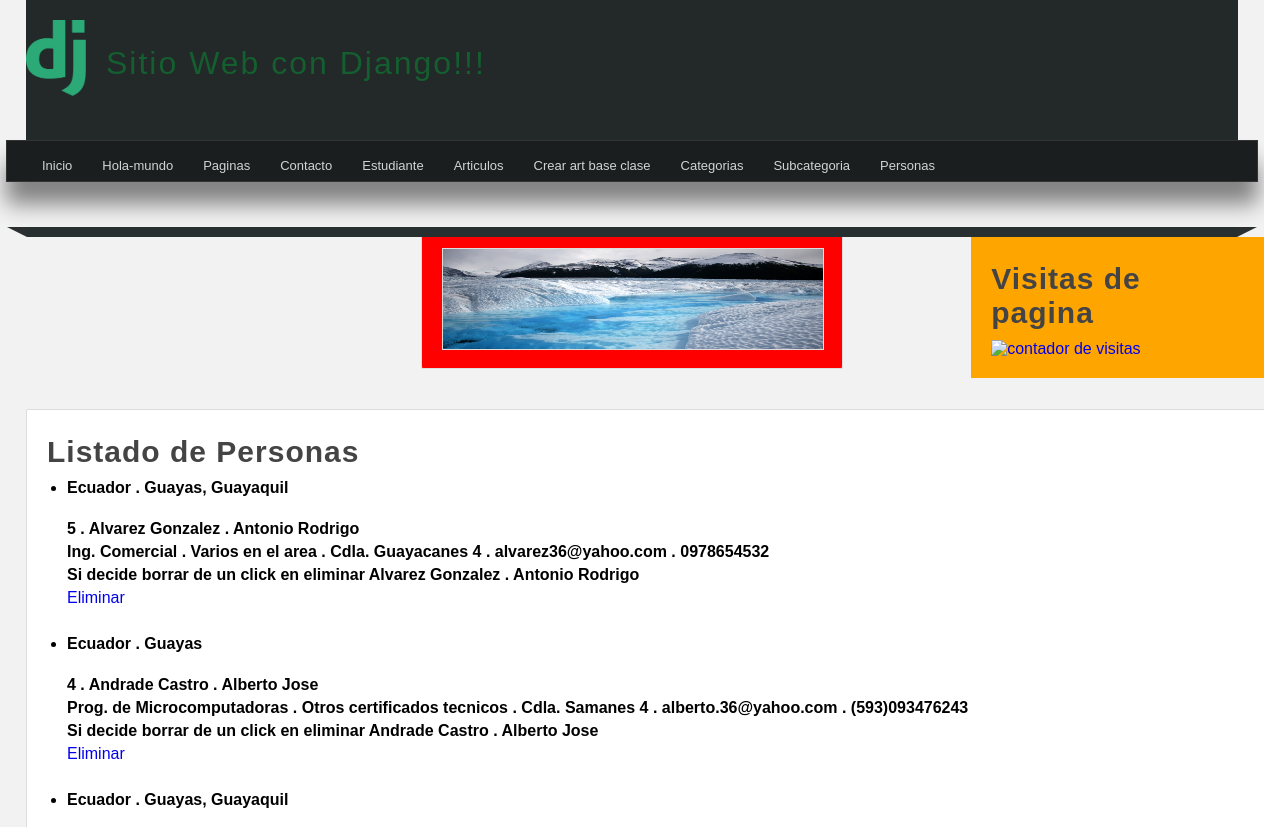
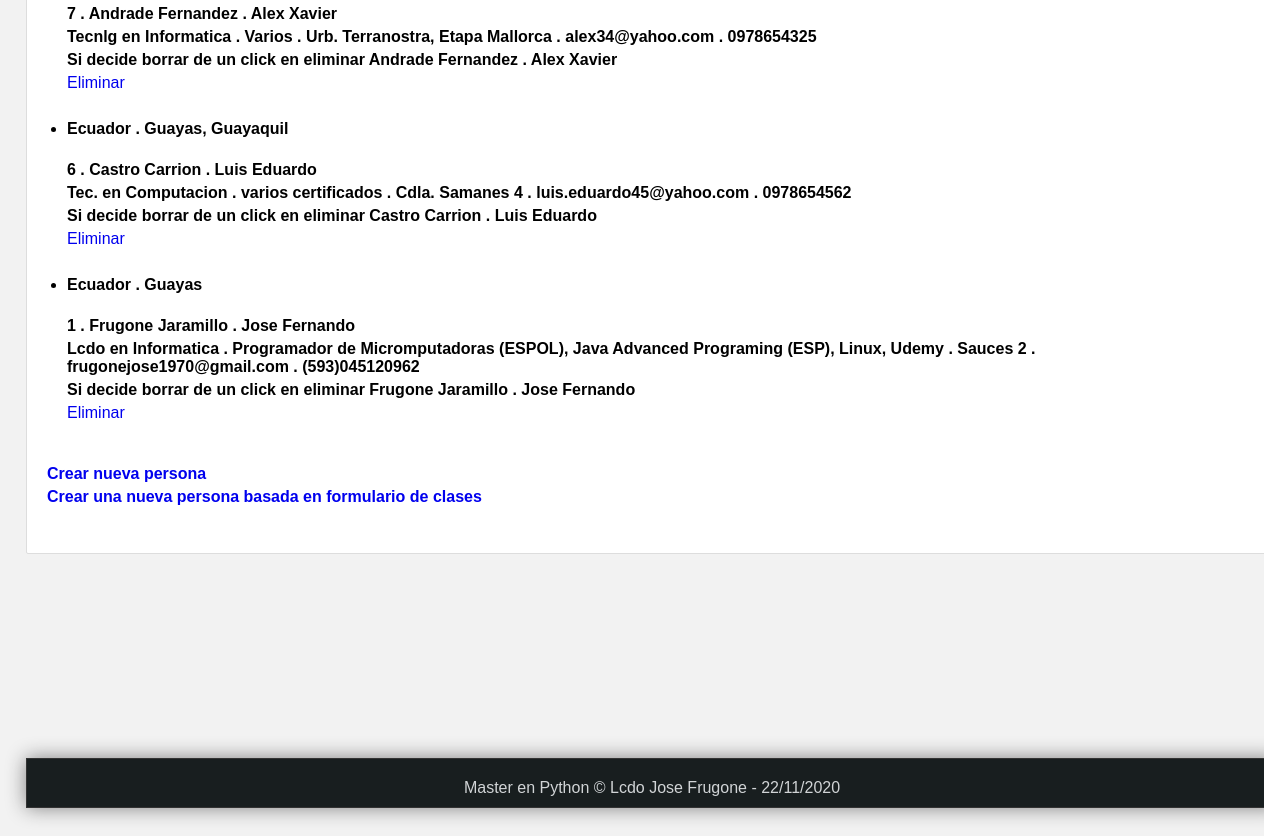
Before: /personas-gen/ with the older database file (2 pictures, top to bottom).
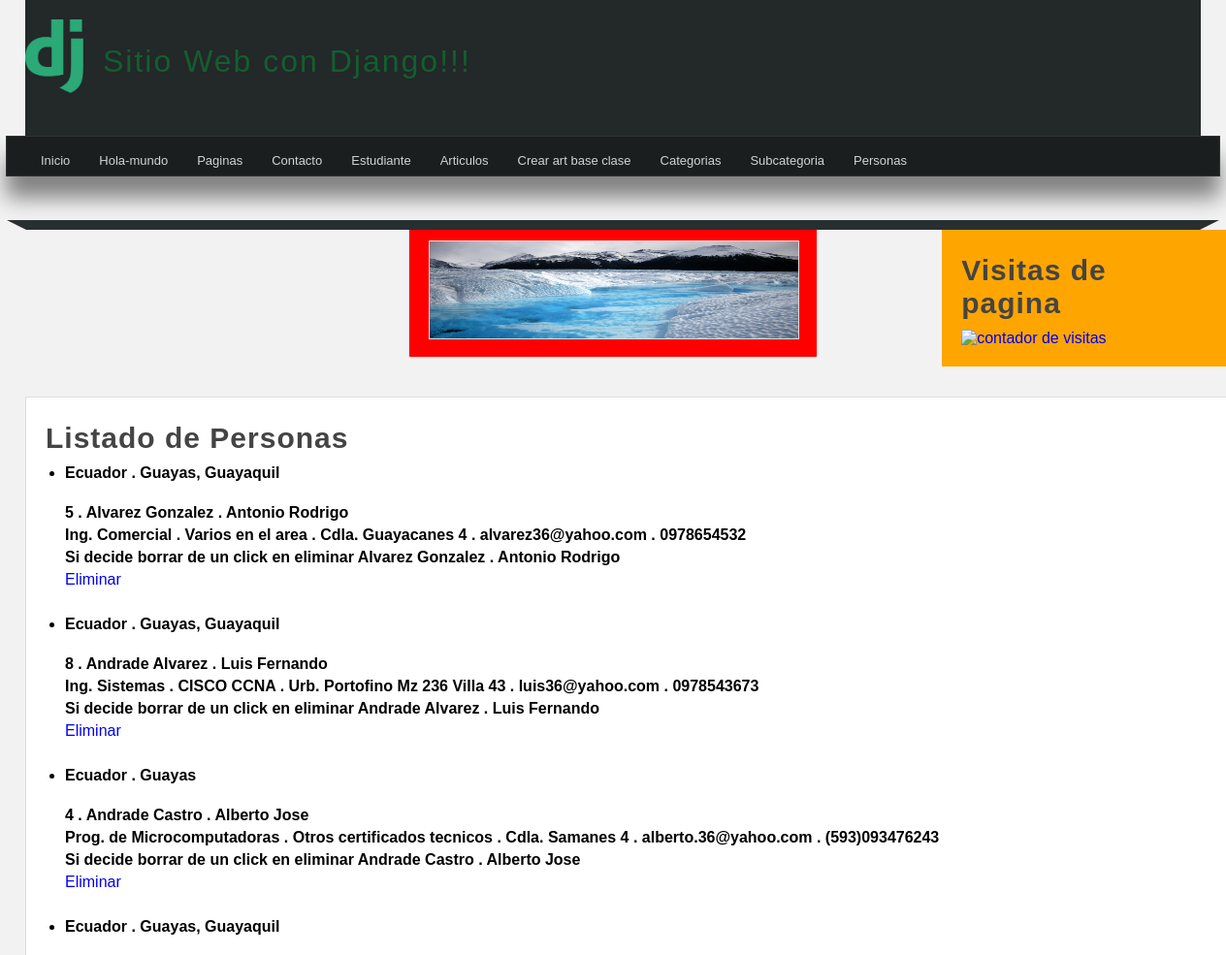
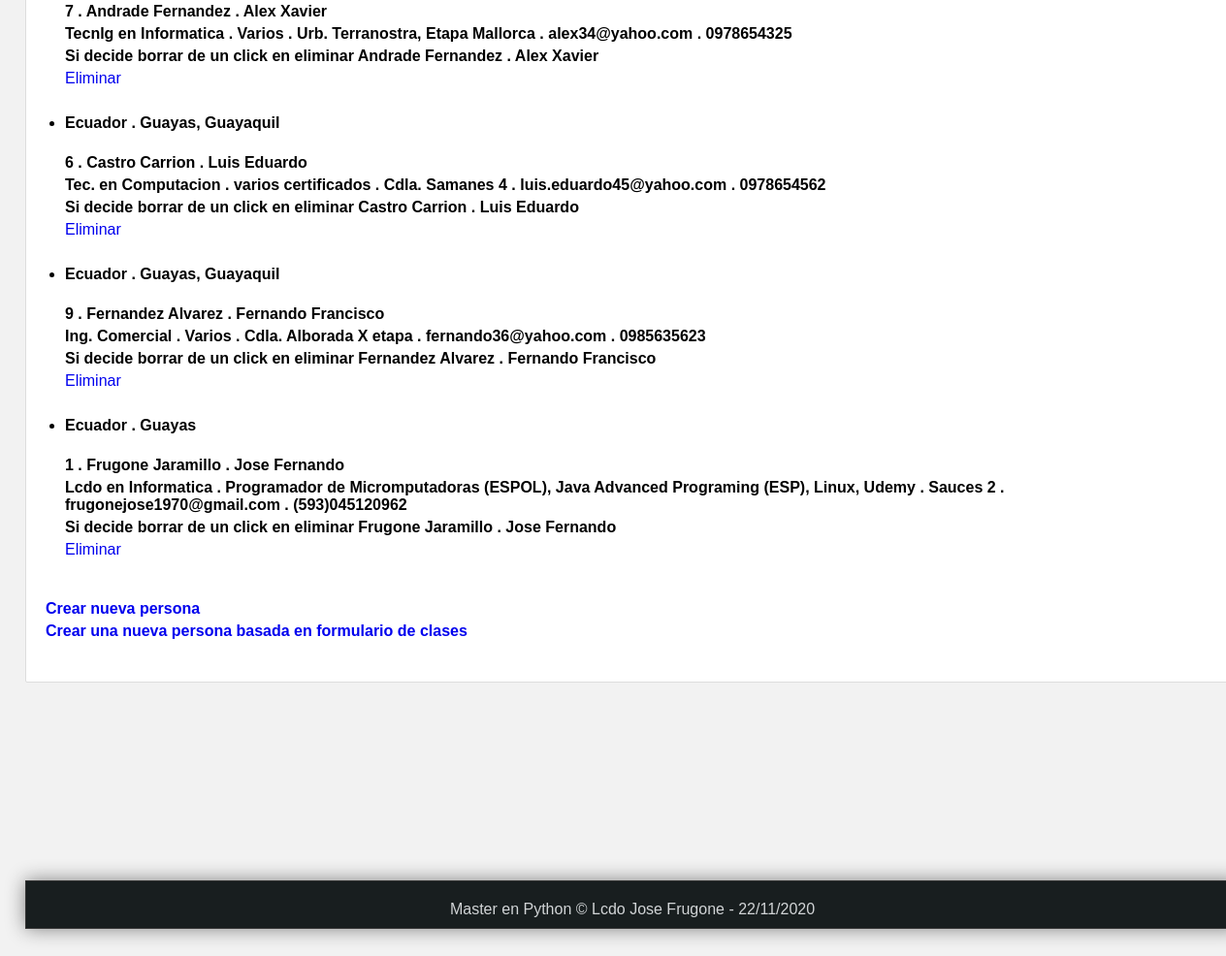
After: the same page with the newer database file (2 pictures, top to bottom).
### miapp/models.py (models this page shows)
class DatosPer(models.Model):
    apellidos = models.CharField(max_length=50)
    nombres = models.CharField(max_length=50)
    profesion = models.CharField(max_length=250, default='null')
    certificado = models.TextField(default='null')
    image = models.ImageField(default='null')
    pais = models.CharField(max_length=200)
    provincia = models.CharField(max_length=60)
    direccion = models.TextField()
    correo = models.TextField()
    telefono = models.TextField()
    fecha_ing = models.DateTimeField(auto_now_add=True)
    fecha_mod = models.DateTimeField(auto_now=True)

### miapp/views.py (the view)
# urls.py: path('personas-gen/', views.personas_gen, name="lista_gen_personas"),
def personas_gen(request):
    personas = DatosPer.objects.order_by("apellidos")
    return render(request, 'persona.html',{
        'personas':personas
    })

### miapp/templates/persona.html (shortened to what this page needs)
{% extends 'layout.html' %}
{% block content %}
<h1 class="title">Listado de Personas</h1>
   {% if mensaje and mensaje1 %}
      <h3><strong>Mensaje de eliminacion :  {{mensaje}} . {{mensaje1}} </strong></h3>
   {% else %}
      <ul>
         {% for persona in personas %}
            <li>
               <p>
                  <h4><strong>{{persona.pais}} . {{persona.provincia}}</strong></h4>
               </p>
               <br/>
               <strong>{{persona.id}}  .  {{persona.apellidos}}  .  {{persona.nombres}}</strong>
               <br/>
               <p><strong> {{persona.profesion}} . {{persona.certificado}} . {{persona.direccion}} . {{persona.correo}} . {{persona.telefono}} </strong></p>
               <p>
                           <p><strong>Si decide borrar de un click en eliminar {{persona.apellidos}}  .  {{persona.nombres}}</strong></p>
                           <a href="{% url 'borrar_persona' id=persona.id %}">Eliminar</a>
               </p>
            </li>
            <br/>
         {% endfor %}
      </ul>
      <p>
         <strong><a href="{% url 'create_persona' %}">Crear nueva persona</a></strong>
      </p>
      <p>
         <strong><a href="{% url 'create_persona_full' %}">Crear una nueva persona basada en formulario de clases</a></strong>
      </p>
   {% endif %}
<br/>
{% endblock %}

Changed rows visible on the page:
added DatosPer: pais "Ecuador", provincia "Guayas, Guayaquil", id "8", apellidos "Andrade Alvarez", nombres "Luis Fernando", profesion "Ing. Sistemas", certificado "CISCO CCNA", direccion "Urb. Portofino Mz 236 Villa 43", correo "luis36@yahoo.com", telefono "0978543673"
added DatosPer: pais "Ecuador", provincia "Guayas, Guayaquil", id "9", apellidos "Fernandez Alvarez", nombres "Fernando Francisco", profesion "Ing. Comercial", certificado "Varios", direccion "Cdla. Alborada X etapa", correo "fernando36@yahoo.com", telefono "0985635623"
